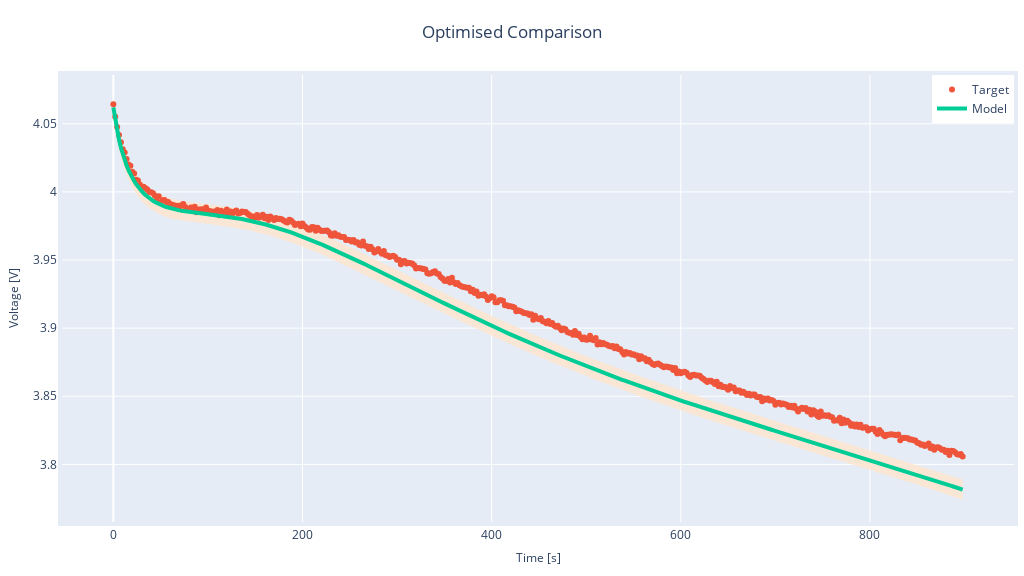

This figure's notebook cell:
### Markdown cell above
### Comparing System Response

We can quickly plot the system's response using the estimated parameters compared to the target:

### Code cell
pybop.quick_plot(x, cost, title="Optimised Comparison");

### Figure 1 — Plotly figure (JSON) as saved in the notebook; plotly's stock layout.template omitted (floating-point values rounded to 4 significant figures; data arrays with more than 128 entries replaced by an {"elided": "..."} marker saying what was removed)
{"data": [{"fill": "toself", "fillcolor": "rgba(255,229,204,0.8)", "hoverinfo": "skip", "line": {"color": "rgba(255,255,255,0)"}, "showlegend": false, "type": "scatter", "x": {"elided": "900 int values"}, "y": {"elided": "900 float values"}}, {"mode": "markers", "name": "Target", "type": "scatter", "x": {"elided": "450 int values"}, "y": {"elided": "450 float values"}}, {"line": {"width": 4}, "mode": "lines", "name": "Model", "type": "scatter", "x": {"elided": "450 int values"}, "y": {"elided": "450 float values"}}], "layout": {"autosize": false, "height": 576, "legend": {"font": {"size": 12}, "x": 1, "xanchor": "right", "y": 1, "yanchor": "top"}, "margin": {"b": 10, "l": 10, "pad": 4, "r": 10, "t": 75}, "showlegend": true, "title": {"text": "Optimised Comparison", "x": 0.5}, "width": 1024, "xaxis": {"autorange": true, "range": [-54.31, 952.3], "tickfont": {"size": 12}, "title": {"font": {"size": 12}, "text": "Time [s]"}, "type": "linear"}, "yaxis": {"autorange": true, "range": [3.758, 4.086], "tickfont": {"size": 12}, "title": {"font": {"size": 12}, "text": "Voltage [V]"}, "type": "linear"}}}
